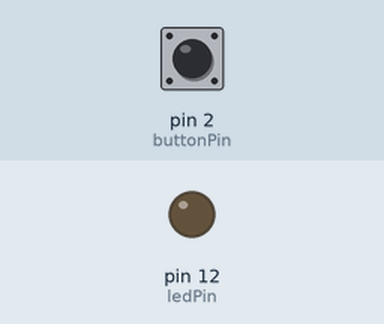
Simulated run of this sketch. Board: Arduino Uno, built with avr-gcc and run on an emulated ATmega328P. Parts: output pins drawn as LEDs (lit = HIGH). The test bench sets the inputs (shaded band); at power-on: pin 2 (buttonPin) LOW.

Above: at 1.2 s.
1.3 s: pin 2 (buttonPin) pulled HIGH for 0.15 s
At 1.4 s:
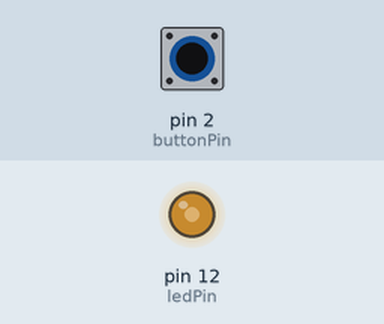
3.0 s: pin 2 (buttonPin) pulled HIGH for 1 s
At 4.3 s:
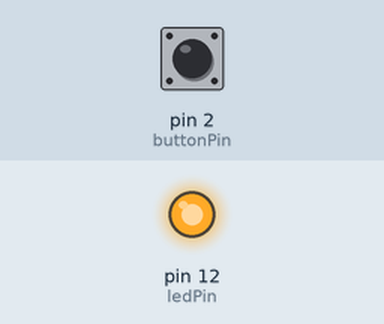
5.5 s: pin 2 (buttonPin) pulled HIGH for 3.2 s
At 6.7 s:
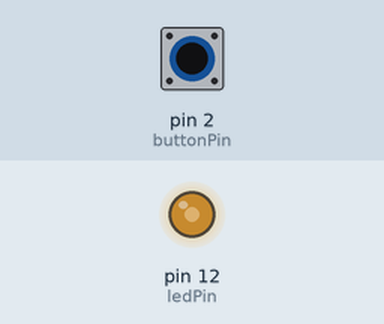
Timing chart, 0 to 10.2 s (numbered marks = the images above; inputs shaded):
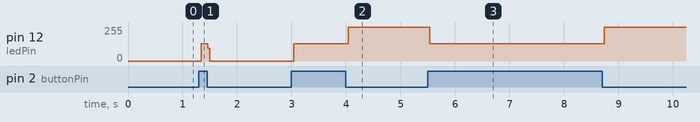

The sketch:

switchSimpleEtRaccourcis.ino
```cpp
const int ledPin = 12;
const int buttonPin = 2;
int etatSwitch = 0;

void setup() {
  pinMode(ledPin, OUTPUT);
  pinMode(buttonPin, INPUT);
}

void loop() {
  if (digitalRead(buttonPin) == HIGH) {

    if (etatSwitch == LOW) {
      etatSwitch = HIGH;
      } else if (etatSwitch == HIGH) {
      etatSwitch = LOW;
      }
    // raccourci pour ces 4-5 lignes :
    // etatSwitch = etatSwitch ? LOW : HIGH;

  }
  digitalWrite(ledPin, etatSwitch);
}
```

Measured:
- after the input at 1.3 s, pin 12 (ledPin): 0/255 → 130/255 at once, → 0/255 0.12 s later
- after the input at 3.0 s, pin 12 (ledPin): 0/255 → 130/255 at once, → 255/255 1.0 s later
- after the input at 5.5 s, pin 12 (ledPin): 255/255 → 130/255 at once, → 255/255 3.2 s later
